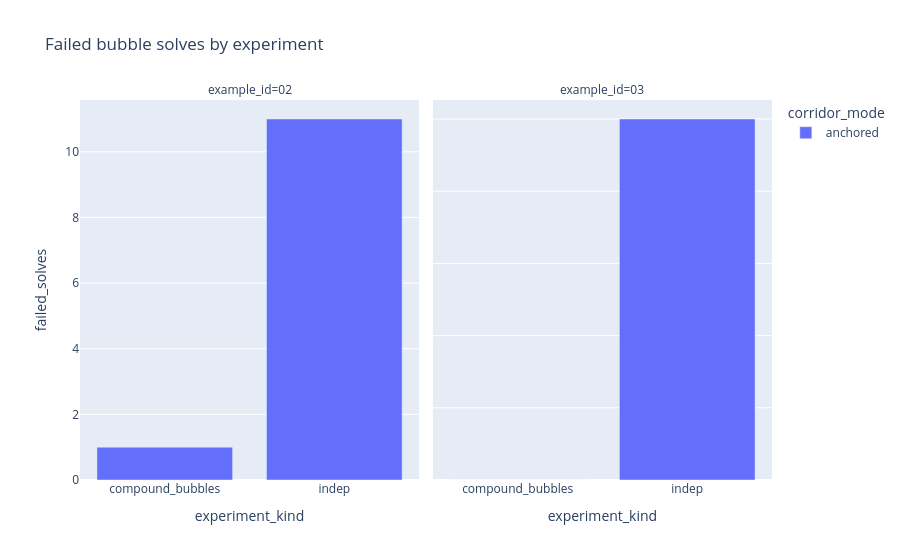

Notebook code for this chart:
### Code cell
fig = px.bar(
    experiment_summary,
    x='experiment_kind',
    y='failed_solves',
    color='corridor_mode',
    facet_col='example_id',
    barmode='group',
    hover_data=['bubble_state_rows', 'successful_solves', 'success_fraction', 'max_relative_residual'],
    title='Failed bubble solves by experiment',
)
fig.update_yaxes(matches=None)
fig.show()

### Figure 1 — Plotly figure (JSON) as saved in the notebook; plotly's stock layout.template omitted (floating-point values rounded to 4 significant figures)
{"data": [{"alignmentgroup": "True", "customdata": [[31.0, 30.0, 0.9677, 0.3175], [161.0, 150.0, 0.9317, 0.3176]], "hovertemplate": "corridor_mode=anchored<br>example_id=02<br>experiment_kind=%{x}<br>failed_solves=%{y}<br>bubble_state_rows=%{customdata[0]}<br>successful_solves=%{customdata[1]}<br>success_fraction=%{customdata[2]}<br>max_relative_residual=%{customdata[3]}<extra></extra>", "legendgroup": "anchored", "marker": {"color": "#636efa", "pattern": {"shape": ""}}, "name": "anchored", "offsetgroup": "anchored", "orientation": "v", "showlegend": true, "textposition": "auto", "type": "bar", "x": ["compound_bubbles", "indep"], "xaxis": "x", "y": [1, 11], "yaxis": "y"}, {"alignmentgroup": "True", "customdata": [[113.0, 113.0, 1.0, 2.258e-14], [471.0, 470.0, 0.9979, 0.08896]], "hovertemplate": "corridor_mode=anchored<br>example_id=03<br>experiment_kind=%{x}<br>failed_solves=%{y}<br>bubble_state_rows=%{customdata[0]}<br>successful_solves=%{customdata[1]}<br>success_fraction=%{customdata[2]}<br>max_relative_residual=%{customdata[3]}<extra></extra>", "legendgroup": "anchored", "marker": {"color": "#636efa", "pattern": {"shape": ""}}, "name": "anchored", "offsetgroup": "anchored", "orientation": "v", "showlegend": false, "textposition": "auto", "type": "bar", "x": ["compound_bubbles", "indep"], "xaxis": "x2", "y": [0, 1], "yaxis": "y2"}], "layout": {"annotations": [{"font": {}, "showarrow": false, "text": "example_id=02", "x": 0.245, "xanchor": "center", "xref": "paper", "y": 1, "yanchor": "bottom", "yref": "paper"}, {"font": {}, "showarrow": false, "text": "example_id=03", "x": 0.755, "xanchor": "center", "xref": "paper", "y": 1, "yanchor": "bottom", "yref": "paper"}], "barmode": "group", "legend": {"title": {"text": "corridor_mode"}, "tracegroupgap": 0}, "title": {"text": "Failed bubble solves by experiment"}, "xaxis": {"anchor": "y", "domain": [0, 0.49], "title": {"text": "experiment_kind"}}, "xaxis2": {"anchor": "y2", "domain": [0.51, 1], "matches": "x", "title": {"text": "experiment_kind"}}, "yaxis": {"anchor": "x", "domain": [0, 1], "title": {"text": "failed_solves"}}, "yaxis2": {"anchor": "x2", "domain": [0, 1], "showticklabels": false}}}
